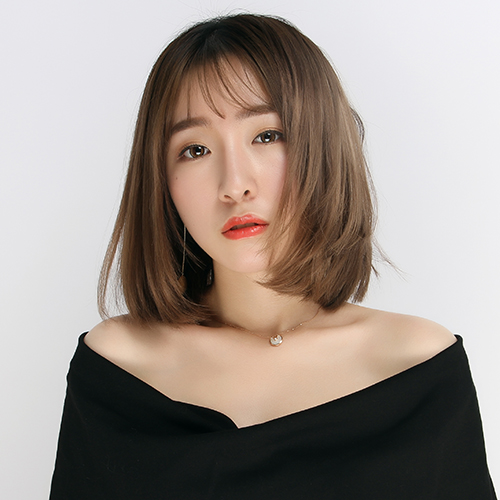
#> input picture dove.15af3ef72715834b7042b343b8f11b46829f5bde.png, 500 x 500 px
$ python crop.py
#> lines starting #> are read from the running program, lines starting #| are printed output that depends on the picture; after the words box and inside, x2 and y2 are one past the last pixel; in counts of white or black regions, pixels touching at a corner belong together
# -*- coding: utf-8 -*-
import numpy as np
from PIL import Image, ImageDraw

# Open the input image as numpy array, convert to RGB
img=Image.open("dove.15af3ef72715834b7042b343b8f11b46829f5bde.png").convert("RGB")
#> img is the input picture: PIL image 500x500 RGB; mean R, G, B 157.4, 146.7, 140
npImage=np.array(img)
h,w=img.size
#> h = 500; w = 500

# Create same size alpha layer with circle
alpha = Image.new('L', img.size,0)
#> alpha: PIL image 500x500 L; every value is 0
draw = ImageDraw.Draw(alpha)
draw.pieslice([0,0,h,w],0,360,fill=255)

# Convert alpha Image to numpy array
npAlpha=np.array(alpha)
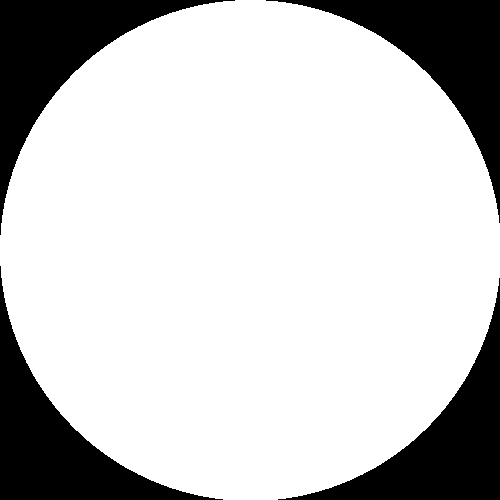
#> npAlpha: shape (500, 500); 78.8% white; 4 black regions, box (x1, y1, x2, y2) and area: (0, 0, 235, 235) 13489, (266, 0, 500, 223) 13254, (0, 266, 223, 500) 13254, (278, 278, 500, 500) 13020

# Add alpha layer to RGB
npImage=np.dstack((npImage,npAlpha))
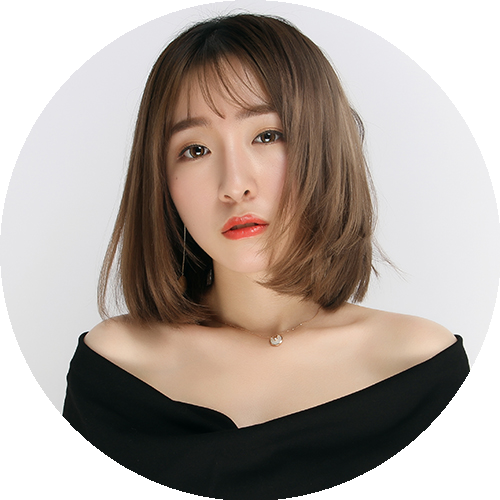
#> npImage: shape (500, 500, 4); mean R, G, B, A 157.4, 146.7, 140, 200.9; transparent parts drawn white

# Save with alpha
Image.fromarray(npImage).save('result.png')
